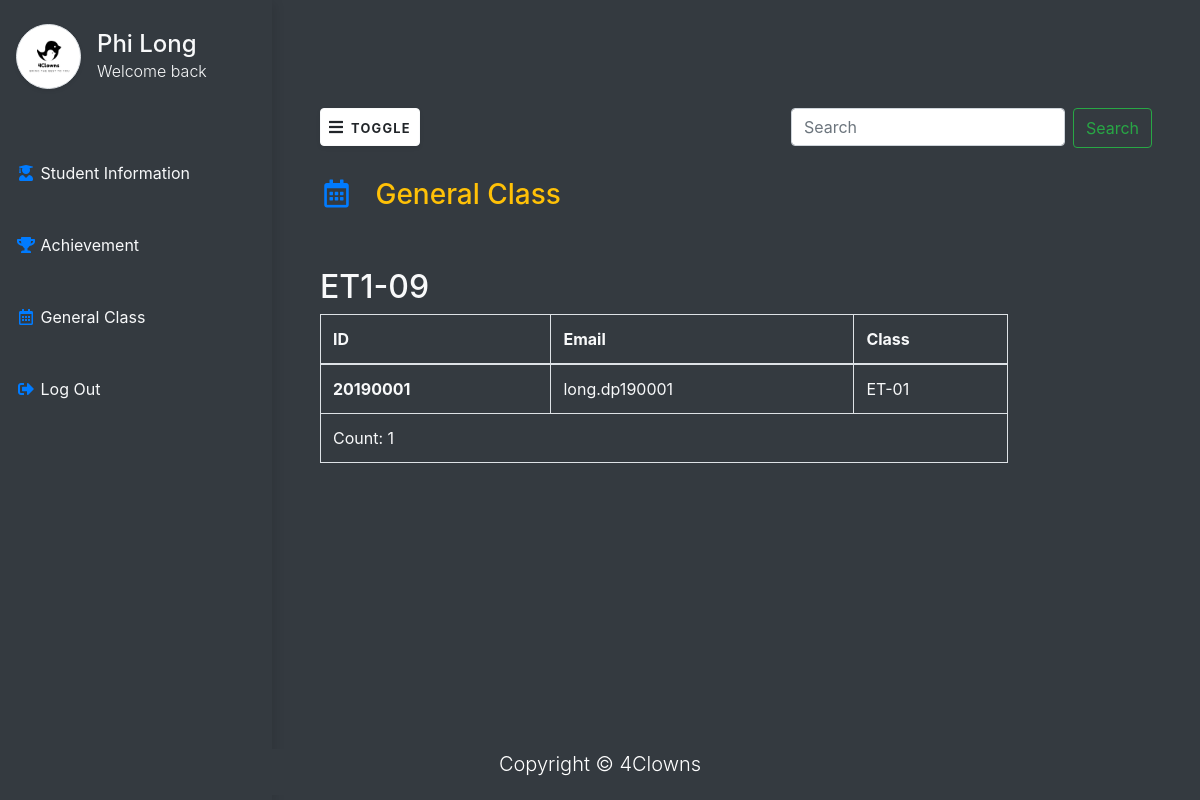
Page /student/genaral-class (signed in) on the earlier database version.
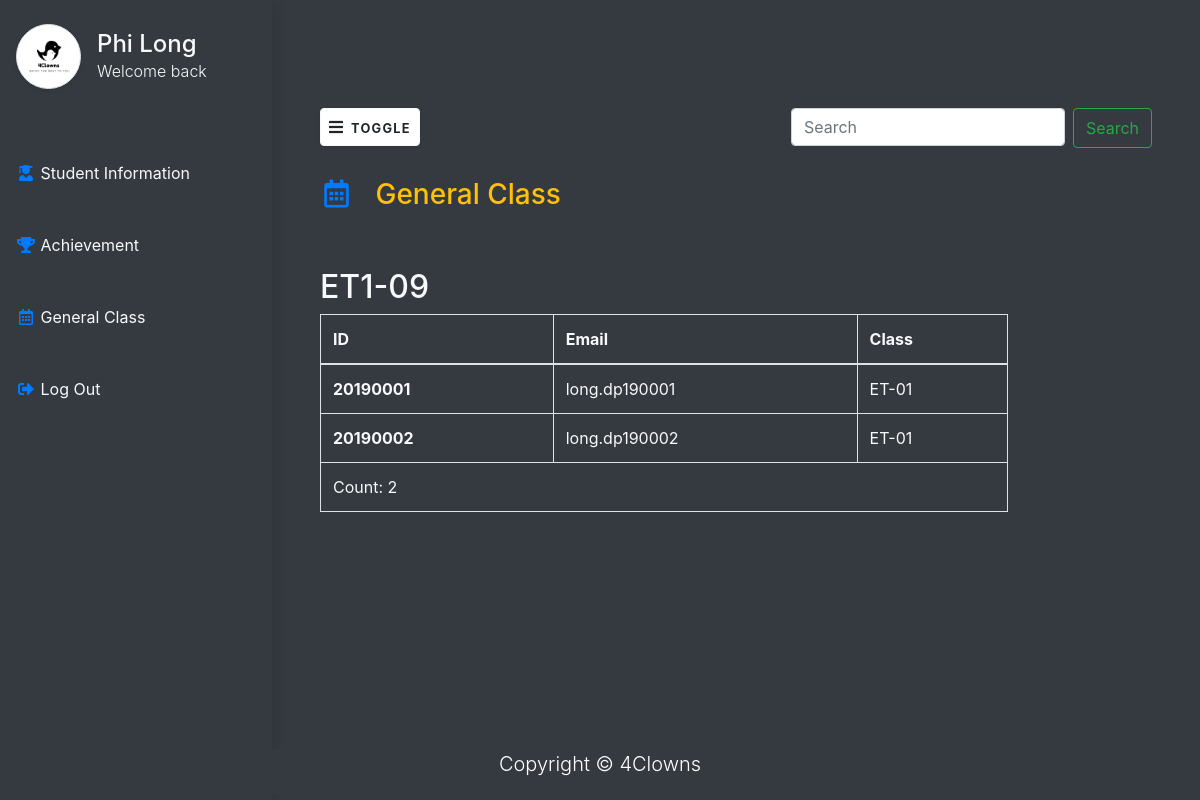
Same page on the later database version.
### users/models.py (models this page shows, shortened)
class User(AbstractBaseUser, PermissionsMixin):
    class Genders(models.TextChoices):
        MALE = "MALE", "Male"
        FEMALE = "FEMALE", "Female"
    email = models.EmailField(_("Email"),max_length=50, unique=True, blank=True)
    firstname = models.CharField(_("Tên"),max_length=20,  blank=False, null=True)
    surname = models.CharField(_("Tên đệm"),max_length=20, null=True, blank=True)
    lastname = models.CharField(_("Họ"),max_length=20, null=True, blank=True)
    date_of_birth = models.DateField(_("Ngày sinh"), blank=True, null=True, )
    phone = models.CharField(_("Số điện thoại"), max_length=15, blank=True, null=True)
    is_superuser = models.BooleanField(default=False)
    is_active = models.BooleanField(default=True)
    last_login = models.DateTimeField(auto_now_add=True)
    date_joined = models.DateTimeField(auto_now_add=True)
    role = models.BooleanField(null=True, blank=True)
    gender = models.CharField(
        _("Gender"), max_length=50, choices=Genders.choices, default=Genders.MALE
    )
    objects = UserManager()
    USERNAME_FIELD = 'email'
    REQUIRED_FIELDS = []

class Student(User):
    year_start = models.IntegerField(_("Năm vào trường"), default=datetime.datetime.now().year)
    vien = models.ForeignKey(vien_dao_tao, verbose_name="Viện", on_delete=models.CASCADE, null=True, blank=True)
    lop_chung = models.ForeignKey(lop_chung,verbose_name="Lớp chung", on_delete=models.CASCADE, related_name="sinh_vien", null=True, blank=True)
    code = models.CharField(_("Mã số sinh viên"), max_length=8, blank=True, unique=True)
    khoa = models.ForeignKey(khoa, verbose_name="Khóa" , max_length=3, blank=True, on_delete=CASCADE, null=True)
    def __str__(self):
        return self.email.replace("@edu.com.vn", "")
    class Meta:
        verbose_name = "Sinh viên"
        verbose_name_plural = 'Sinh viên'

class User(AbstractBaseUser, PermissionsMixin):
    class Genders(models.TextChoices):
        MALE = "MALE", "Male"
        FEMALE = "FEMALE", "Female"
    email = models.EmailField(_("Email"),max_length=50, unique=True, blank=True)
    firstname = models.CharField(_("Tên"),max_length=20,  blank=False, null=True)
    surname = models.CharField(_("Tên đệm"),max_length=20, null=True, blank=True)
    lastname = models.CharField(_("Họ"),max_length=20, null=True, blank=True)
    date_of_birth = models.DateField(_("Ngày sinh"), blank=True, null=True, )
    phone = models.CharField(_("Số điện thoại"), max_length=15, blank=True, null=True)
    is_superuser = models.BooleanField(default=False)
    is_active = models.BooleanField(default=True)
    last_login = models.DateTimeField(auto_now_add=True)
    date_joined = models.DateTimeField(auto_now_add=True)
    role = models.BooleanField(null=True, blank=True)
    gender = models.CharField(
        _("Gender"), max_length=50, choices=Genders.choices, default=Genders.MALE
    )
    objects = UserManager()
    USERNAME_FIELD = 'email'
    REQUIRED_FIELDS = []

### management/models.py (models this page shows, shortened)
class lop_chung(models.Model):
    name = CharField(_('Tên lớp'), max_length=15)
    vien = models.ForeignKey(vien_dao_tao, on_delete=models.CASCADE, verbose_name="Viện quản lý",related_name='cac_lop_thuoc_vien')
    giao_vien = models.ForeignKey("users.Teacher",verbose_name="Giáo viên quản lý", on_delete=models.CASCADE, related_name="cac_lop_quan_ly", null=True, blank=True)
    khoa = models.ForeignKey(khoa, on_delete=CASCADE, related_name='lop_cung_khoa', blank=True, null=True, verbose_name="Khóa")
    class Meta:
        verbose_name = "Lớp chung"
        verbose_name_plural = 'Lớp chung'
        unique_together = ('name', 'khoa')

### student/views.py (the view)
# urls.py: path('genaral-class', views.genaral_class, name='genaral_class'),
def genaral_class(request):
    student = Student.objects.get(user_ptr=request.user)
    genaralClass = get_object_or_404(lop_chung, pk=student.lop_chung_id)
    studentList = get_list_or_404(Student, lop_chung_id = student.lop_chung_id)
    return render(request, "student/genaralClass.html", {
        "studentList": studentList,
        "genaralClass": genaralClass,
    })

### templates/student/genaralClass.html
{% extends "base.html" %}
{% block content %}
<div class="page-content p-5" id="content">
     <div class="d-flex justify-content-between">
      <button id="sidebarCollapse" type="button" class="btn btn-light bg-white  shadow-sm px-2 mb-2 " style="max-width: 100px; max-height: 40px;">
        <i class="fa fa-bars mr-2"></i><small class="text-uppercase font-weight-bold">Toggle</small></button>
        <form class="d-flex">
          <input class="form-control mr-2" type="search" placeholder="Search" aria-label="Search">
          <button class="btn btn-outline-success" type="submit" style="max-height: 40px;">Search</button>
      </form>
    </div>
      <div class="row mt-4">
        <h3 class="text-warning">
          <i class="far fa-calendar-alt me-1 text-primary fa-fw" style="width: 2.25em;"></i>
          General Class
        </h3>
        <div class="col-lg-10 mt-5">
          <h2 class="text-light">
            ET1-09
          </h2>
          <div class="row">
            <div class="col-lg-12">
              <table class="table table-bordered text-light ">
                <thead>
                  <tr>
                    <th scope="col">ID</th>
                    <th scope="col">Email</th>
                    <th scope="col">Class</th>
                  </tr>
                </thead>
                <tbody>
                    {% for student in studentList %}
                  <tr>
                    <th scope="row">{{student.code}}</th>
                    <td>{{student}}</td>
                    <td>{{genaralClass.name}}</td>
                  </tr>
                  {% endfor %}
                  <td colspan="3">Count: {{ studentList|length }}</td>
                </tbody>
            </table>
             </div>
      </div>
    </div>
    </div>
</div>
{% endblock %}

Differences in the rows shown:
added Student: code "20190002", email "long.dp190002", {{ genaralClass.name }} "ET-01"
Other differences:
{{ studentList|length }}: "1" → "2"
